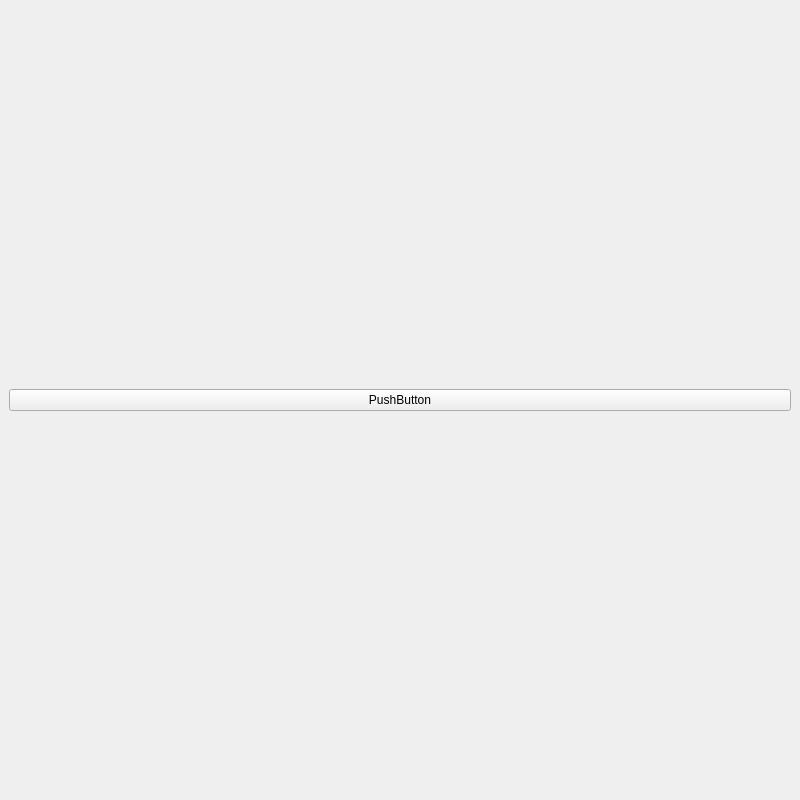
<?xml version="1.0" encoding="UTF-8"?>
<ui version="4.0">
    <class>MainWindow</class>
    <widget class="QMainWindow" name="MainWindow">
        <property name="geometry">
            <rect>
                <x>0</x>
                <y>0</y>
                <width>800</width>
                <height>800</height>
            </rect>
        </property>
        <property name="windowTitle">
            <string>MainWindow</string>
        </property>
        <widget class="QWidget" name="centralwidget">
            <layout class="QHBoxLayout" name="horizontalLayout">
                <item>
                    <widget class="QPushButton" name="pushButton">
                        <property name="text">
                            <string>PushButton</string>
                        </property>
                    </widget>
                </item>
            </layout>
        </widget>
    </widget>
    <resources />
    <connections />
</ui>
